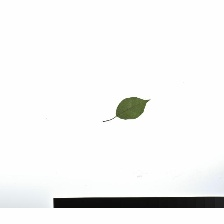
#> input picture coding/DiveIntoDeepLearning/practices/leave_classify/data/0.jpg, 224 x 224 px
$ python -i data_augmentation.py   (imports and definitions only)
#> lines starting #> are read from the running program, lines starting #| are printed output that depends on the picture
import numpy as np
import cv2
from PIL import Image, ImageEnhance
import random

# 随机改变亮暗、对比度和颜色等
def random_distort(img):
    # 随机改变亮度
    def random_brightness(img, lower=0.5, upper=1.5):
        e = np.random.uniform(lower, upper)
        return ImageEnhance.Brightness(img).enhance(e)
    # 随机改变对比度
    def random_contrast(img, lower=0.5, upper=1.5):
        e = np.random.uniform(lower, upper)
        return ImageEnhance.Contrast(img).enhance(e)
    # 随机改变颜色
    def random_color(img, lower=0.5, upper=1.5):
        e = np.random.uniform(lower, upper)
        return ImageEnhance.Color(img).enhance(e)

    ops = [random_brightness, random_contrast, random_color]
    np.random.shuffle(ops)

    img = Image.fromarray(img)
    img = ops[0](img)
    img = ops[1](img)
    img = ops[2](img)
    img = np.asarray(img)

    return img

# 随机填充
# [35 lines left out: function random_expand, not called in this run]

"""
随机裁剪
"""
import numpy as np

# [159 lines left out: functions multi_box_iou_xywh, box_crop, random_crop, random_interp, random_flip, shuffle_gtbox and 1 more, not called in this run]

>>> import cv2
>>> picture = cv2.imread('../DiveIntoDeepLearning/practices/leave_classify/data/0.jpg')
#> picture is the input picture: shape (224, 224, 3); mean B, G, R 242.6, 243.2, 242.7
>>> result = random_distort(picture)
#> in random_contrast, `return ImageEnhance.Contrast(img).enhance(e)`:
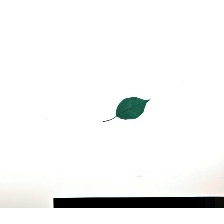
#> returned value: PIL image 224x224 RGB; mean R, G, B 242.5, 243.2, 242.5
